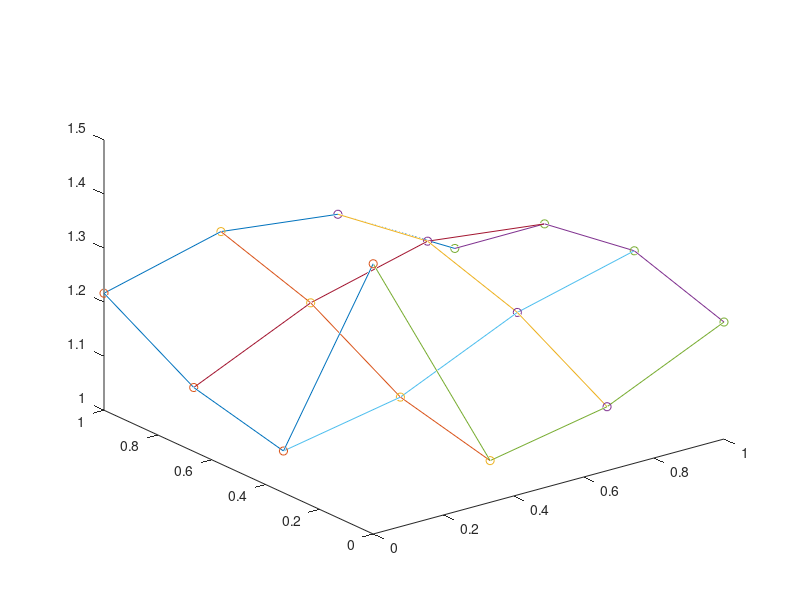

Recreate this plot in MATLAB. (Note: this script raises an error after producing the figure.)
[X,Y] = meshgrid([0:1/3:1]);
Z = sin(X+Y)+hilb(4)*1.5;
plot3(X,Y,Z)
hold on
plot3(Y,X,Z)
plot3(X,Y,Z,'o')
Bspline3by3(X,Y,Z)
hold off